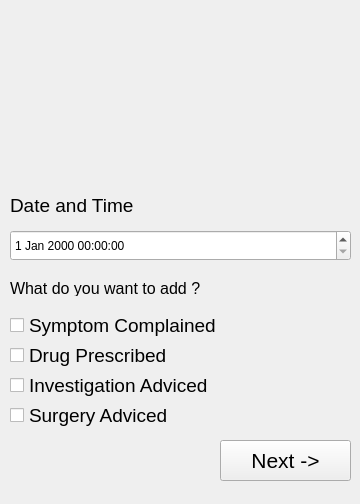
<?xml version="1.0" encoding="UTF-8"?>
<ui version="4.0">
 <class>MainWindow</class>
 <widget class="QMainWindow" name="MainWindow">
  <property name="geometry">
   <rect>
    <x>0</x>
    <y>0</y>
    <width>360</width>
    <height>504</height>
   </rect>
  </property>
  <property name="windowTitle">
   <string>MainWindow</string>
  </property>
  <widget class="QWidget" name="centralWidget">
   <widget class="QDateTimeEdit" name="dateTimeEdit">
    <property name="geometry">
     <rect>
      <x>10</x>
      <y>230</y>
      <width>341</width>
      <height>31</height>
     </rect>
    </property>
   </widget>
   <widget class="QLabel" name="label">
    <property name="geometry">
     <rect>
      <x>10</x>
      <y>190</y>
      <width>131</width>
      <height>31</height>
     </rect>
    </property>
    <property name="font">
     <font>
      <pointsize>14</pointsize>
     </font>
    </property>
    <property name="text">
     <string>Date and Time</string>
    </property>
   </widget>
   <widget class="QLabel" name="label_2">
    <property name="geometry">
     <rect>
      <x>10</x>
      <y>280</y>
      <width>221</width>
      <height>16</height>
     </rect>
    </property>
    <property name="font">
     <font>
      <pointsize>12</pointsize>
     </font>
    </property>
    <property name="text">
     <string>What do you want to add ?</string>
    </property>
   </widget>
   <widget class="QCheckBox" name="checkBox">
    <property name="geometry">
     <rect>
      <x>10</x>
      <y>310</y>
      <width>231</width>
      <height>31</height>
     </rect>
    </property>
    <property name="font">
     <font>
      <pointsize>14</pointsize>
     </font>
    </property>
    <property name="text">
     <string>Symptom Complained</string>
    </property>
   </widget>
   <widget class="QCheckBox" name="checkBox_2">
    <property name="geometry">
     <rect>
      <x>10</x>
      <y>340</y>
      <width>201</width>
      <height>31</height>
     </rect>
    </property>
    <property name="font">
     <font>
      <pointsize>14</pointsize>
     </font>
    </property>
    <property name="text">
     <string>Drug Prescribed</string>
    </property>
   </widget>
   <widget class="QCheckBox" name="checkBox_3">
    <property name="geometry">
     <rect>
      <x>10</x>
      <y>370</y>
      <width>211</width>
      <height>31</height>
     </rect>
    </property>
    <property name="font">
     <font>
      <pointsize>14</pointsize>
     </font>
    </property>
    <property name="text">
     <string>Investigation Adviced</string>
    </property>
   </widget>
   <widget class="QCheckBox" name="checkBox_4">
    <property name="geometry">
     <rect>
      <x>10</x>
      <y>400</y>
      <width>161</width>
      <height>31</height>
     </rect>
    </property>
    <property name="font">
     <font>
      <pointsize>14</pointsize>
     </font>
    </property>
    <property name="text">
     <string>Surgery Adviced</string>
    </property>
   </widget>
   <widget class="QPushButton" name="pushButton">
    <property name="geometry">
     <rect>
      <x>220</x>
      <y>440</y>
      <width>131</width>
      <height>41</height>
     </rect>
    </property>
    <property name="font">
     <font>
      <pointsize>16</pointsize>
     </font>
    </property>
    <property name="text">
     <string>Next -&gt;</string>
    </property>
   </widget>
  </widget>
 </widget>
 <layoutdefault spacing="6" margin="11"/>
 <resources/>
 <connections/>
</ui>
